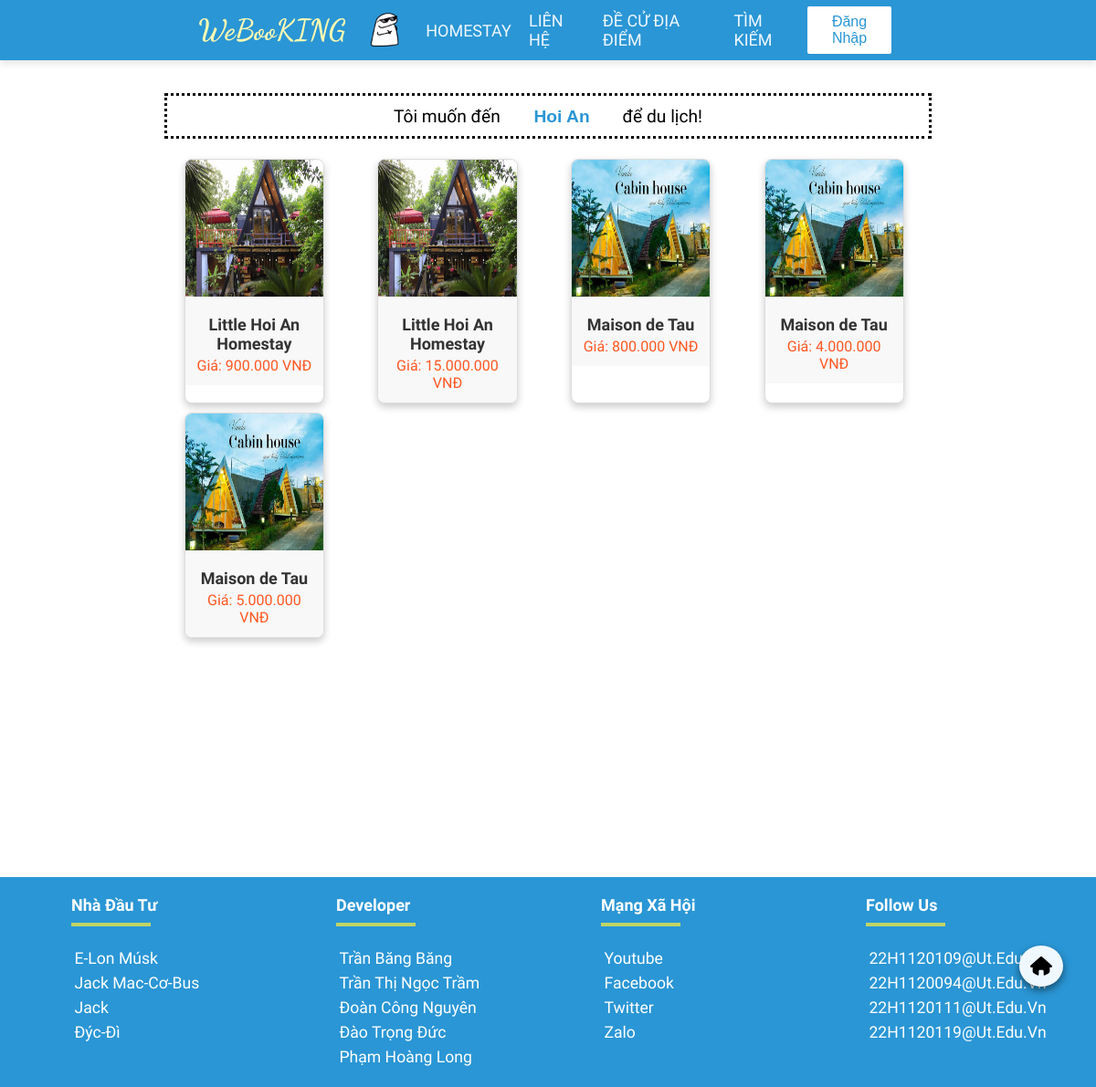
The app's page /boloc.php?idloai=5 with its own data.
### tables this page shows
CREATE TABLE `locations` (
  `location_id` int(11) NOT NULL,
  `city` varchar(200) NOT NULL,
  `location_image` varchar(100) NOT NULL
);

CREATE TABLE `homestay` (
  `homestay_id` int(11) NOT NULL,
  `location_id` int(10) NOT NULL,
  `homestay_name` varchar(100) NOT NULL,
  `description` varchar(100) NOT NULL,
  `image` varchar(100) NOT NULL,
  `status` varchar(50) NOT NULL
);

CREATE TABLE `homes` (
  `home_id` int(11) NOT NULL,
  `homestay_id` int(11) NOT NULL,
  `home_type` varchar(50) NOT NULL,
  `price` int(50) NOT NULL,
  `capacity` int(50) NOT NULL,
  `home_image` varchar(100) NOT NULL,
  `home_status` varchar(100) NOT NULL,
  `home_description` varchar(1000) NOT NULL,
  `home_admin_id` int(11) NOT NULL
);

### boloc.php (the view, shortened to what this page needs)
<?php
    include('connect.php');
    $idLoai = isset($_GET['idloai']) ? $_GET['idloai'] : 0;
?>
<!doctype html>
<html>
<head>
<link rel="stylesheet" href="css/boloc.css">
</head>
<body>
    <?php include('header.php'); ?>
    <div class="khung">
    <form id="form_loc" name="form_loc" method="get">
        <label for="idloai">Tôi muốn đến  </label>
        <select name="idloai" id="idloai" onChange="form_loc.submit()">
                <?php
                $sl1 = "SELECT location_id, city FROM locations";
                $kq1 = mysqli_query($link, $sl1);
                while ($d1 = mysqli_fetch_array($kq1)) {
                    ?>
                    <option value="<?php echo $d1["location_id"]; ?>" <?php if ($idLoai == $d1['location_id']) echo 'selected'; ?>>
                        <?php echo $d1["city"]; ?>
                    </option>
                <?php } ?>
        </select>
        <label for="idloai">  để du lịch!</label>
    </form>
    <div class="tour-khung">
        <?php
        if ($idLoai > 0) {
            $query = "SELECT locations.location_id, locations.city, homestay.homestay_id, homestay.homestay_name, homestay.image, homes.price ,homes.capacity, homes.home_type,homes.home_id
                      FROM locations
                      JOIN homestay ON locations.location_id = homestay.location_id
                      JOIN homes ON homestay.homestay_id = homes.homestay_id
                      WHERE locations.location_id = $idLoai
                        AND homes.home_status = 'available'
                        AND homestay.status = 'active'";
        }
        $result = mysqli_query($link, $query);
        while ($d = mysqli_fetch_assoc($result)) {
        ?>
        <div class="tour-item" onclick="window.location.href='page.php?id=<?php echo $d['homestay_id']; ?>&price=<?php echo $d['price']; ?>&home_type=<?php echo urlencode($d['home_type']); ?>&capacity=<?php echo $d['capacity'];?>&home_id=<?php echo $d['home_id'] ;?>';">
            <img src="<?php echo $d['image']; ?>" alt="<?php echo $d['homestay_name']; ?>" class="tour-image">
            <div class="tour-info">
                <h2 class="tour-name"><?php echo $d['homestay_name']; ?></h2>
                <p class="tour-price">Giá: <?php echo number_format($d['price'], 0, ',', '.'); ?> VNĐ</p>
            </div>
        </div>
        <?php
        }
        ?>
    </div>
    </div>
    <?php include('footer.php'); ?>
</body>
</html>

### css/boloc.css (style rules this page uses)
.khung { padding-left: 15%; padding-right: 15%; height: 150%; margin-top: 3%; margin-bottom: 10%; }
.khung form { height: 50px; text-align: center; align-content: center; border-style: dotted; }
.khung form label { font-size: 120%; }
.khung form select { appearance: none; border: 0px; width: 15%; background-color: transparent; color: #2A96D5; font-size: 120%; font-weight: bold; text-align: center; outline: none; }
.tour-khung { display: flex; gap:6%; flex-wrap: wrap; justify-content:start; padding: 2%; }
.tour-item { margin: 5px 5px 5px 5px; border: 1px solid #ddd; border-radius: 8px; overflow: hidden; width: 19%; box-shadow: 0 4px 8px rgba(0, 0, 0, 0.2); background-color: #fff; display: flex; flex-direction: column; cursor: pointer; transition: color 0.3s ease, transform 0.3s ease; }
.tour-image { width: 100%; height: 150px; }
.tour-info { padding: 12px; text-align: center; background-color: #f8f8f8; }
.tour-name { font-size: 18px; margin: 8px 0 4px; color: #333; }
.tour-price { font-size: 16px; color: #ff5722; margin: 0; }

### css/header.css (style rules this page uses)
body { margin:0 0 0 0; font-family: Dosis; font-weight: 500; }
html { scroll-behavior: smooth; }

### css/footer.css (style rules this page uses)
* { margin:0; padding:0; box-sizing: border-box; }
html, body { width: auto; margin: 0; display: flex; flex-direction: column; bottom: 0; left: 0; }

### records on screen
locations: homestay.image (picture), homestay.homestay_name "Little Hoi An Homestay", homes.price "900.000", homes.price "15.000.000", homestay.homestay_name "Maison de Tau", homes.price "800.000", homes.price "4.000.000", homes.price "5.000.000"

### other values on screen
form field idloai "Hoi An"
